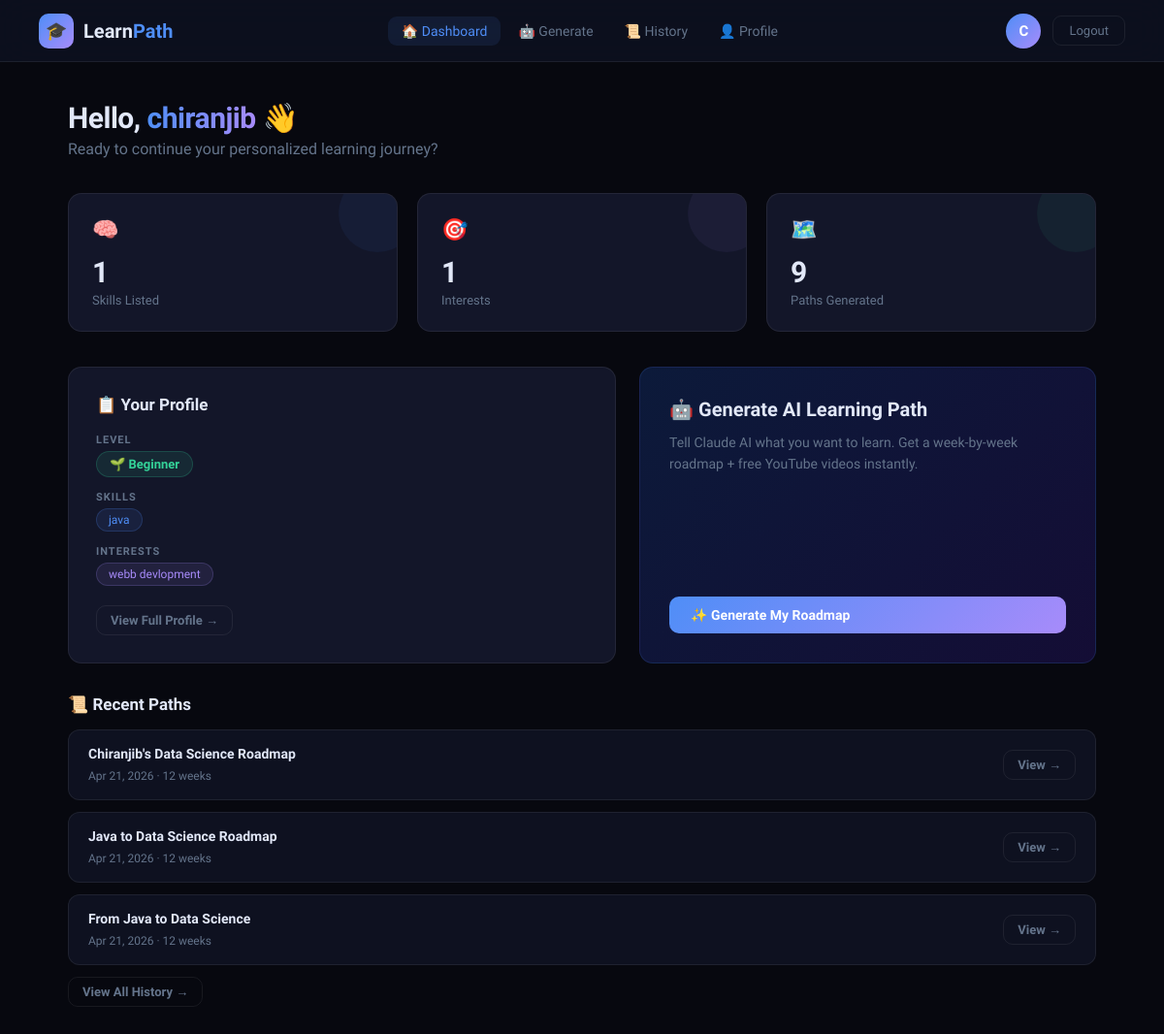
Before: /dashboard/ (signed in) with the older database file.
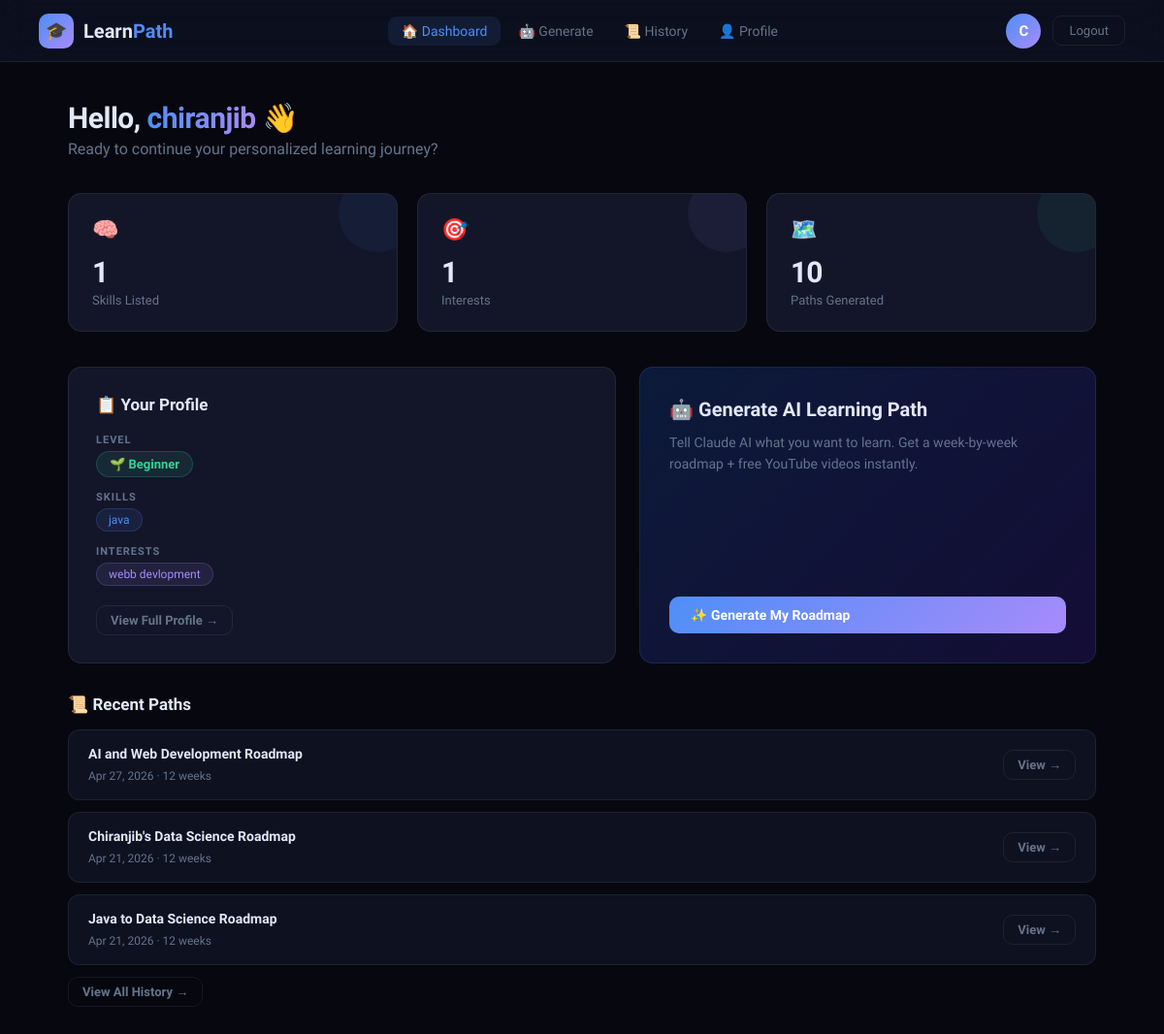
After: the same page with the newer database file.
### annonymous/models.py (models this page shows, shortened)
class StudentProfile(models.Model):
    LEVEL_CHOICES = [
        ('beginner',     'Beginner'),
        ('intermediate', 'Intermediate'),
        ('advanced',     'Advanced'),
    ]
    user             = models.OneToOneField(User, on_delete=models.CASCADE, related_name='profile')
    full_name        = models.CharField(max_length=100)
    bio              = models.TextField(blank=True)
    profile_picture  = models.ImageField(upload_to='profiles/', blank=True, null=True)
    skills           = models.TextField(help_text="Comma separated. e.g: Python, SQL")
    interests        = models.TextField(help_text="Comma separated. e.g: ML, Web Dev")
    learning_goals   = models.TextField()
    experience_level = models.CharField(max_length=20, choices=LEVEL_CHOICES, default='beginner')
    created_at       = models.DateTimeField(auto_now_add=True)
    updated_at       = models.DateTimeField(auto_now=True)
    def skills_list(self):
        return [s.strip() for s in self.skills.split(',') if s.strip()]
    def interests_list(self):
        return [i.strip() for i in self.interests.split(',') if i.strip()]

class LearningPath(models.Model):
    student          = models.ForeignKey(StudentProfile, on_delete=models.CASCADE, related_name='paths')
    title            = models.CharField(max_length=200)
    goal             = models.TextField()               # what student typed
    roadmap_json     = models.JSONField()               # AI generated JSON
    youtube_json     = models.JSONField(default=list)   # YouTube videos JSON
    created_at       = models.DateTimeField(auto_now_add=True)
    class Meta:
        ordering = ['-created_at']

### annonymous/views.py (the view)
# urls.py: path('dashboard/', views.dashboard_view, name='dashboard'),
@login_required
def dashboard_view(request):
    profile      = get_object_or_404(StudentProfile, user=request.user)
    recent_paths = LearningPath.objects.filter(student=profile)[:3]
    total_paths  = LearningPath.objects.filter(student=profile).count()
    return render(request, 'dashboard.html', {
        'profile':      profile,
        'recent_paths': recent_paths,
        'total_paths':  total_paths,
    })

### annonymous/templates/dashboard.html (shortened to what this page needs)
{% extends 'base.html' %}
{% block content %}
<div class="page animate">
  <div class="greeting">
    <h1>Hello, <span>{{ profile.full_name }}</span> 👋</h1>
    <p>Ready to continue your personalized learning journey?</p>
  </div>
  <div class="stats">
    <div class="stat s1">
      <div class="stat-icon">🧠</div>
      <div class="stat-val">{{ profile.skills_list|length }}</div>
      <div class="stat-label">Skills Listed</div>
    </div>
    <div class="stat s2">
      <div class="stat-icon">🎯</div>
      <div class="stat-val">{{ profile.interests_list|length }}</div>
      <div class="stat-label">Interests</div>
    </div>
    <div class="stat s3">
      <div class="stat-icon">🗺️</div>
      <div class="stat-val">{{ total_paths }}</div>
      <div class="stat-label">Paths Generated</div>
    </div>
  </div>
  <div class="grid2">
    <div class="card">
      <div class="card-title">📋 Your Profile</div>
      <div class="profile-row">
        <div class="lbl">Level</div>
        <span class="level-badge {{ profile.experience_level }}">
          {% if profile.experience_level == 'beginner' %}🌱{% elif profile.experience_level == 'intermediate' %}🚀{% else %}⚡{% endif %}
          {{ profile.get_experience_level_display }}
        </span>
      </div>
      <div class="profile-row">
        <div class="lbl">Skills</div>
        <div class="tags">
          {% for s in profile.skills_list %}<span class="tag tag-blue">{{ s }}</span>{% endfor %}
        </div>
      </div>
      <div class="profile-row">
        <div class="lbl">Interests</div>
        <div class="tags">
          {% for i in profile.interests_list %}<span class="tag tag-purple">{{ i }}</span>{% endfor %}
        </div>
      </div>
      <div style="margin-top:20px;">
        <a href="{% url 'profile' %}" class="btn btn-outline btn-sm">View Full Profile →</a>
      </div>
    </div>
    <div class="gen-card">
      <div>
        <h3>🤖 Generate AI Learning Path</h3>
        <p>Tell Claude AI what you want to learn. Get a week-by-week roadmap + free YouTube videos instantly.</p>
      </div>
      <a href="{% url 'generate' %}" class="btn btn-primary">✨ Generate My Roadmap</a>
    </div>
  </div>
  {% if recent_paths %}
  <div class="recent-title">📜 Recent Paths</div>
  {% for path in recent_paths %}
  <div class="path-item">
    <div class="path-item-left">
      <h4>{{ path.title }}</h4>
      <span>{{ path.created_at|date:"M d, Y" }} · {{ path.roadmap_json.total_weeks }} weeks</span>
    </div>
    <a href="{% url 'roadmap' path.id %}" class="btn btn-outline btn-sm">View →</a>
  </div>
  {% endfor %}
  <div style="margin-top:8px;">
    <a href="{% url 'history' %}" class="btn btn-outline btn-sm">View All History →</a>
  </div>
  {% endif %}
</div>
{% endblock %}

### annonymous/templates/base.html (shortened to what this page needs)
<!DOCTYPE html>
<html lang="en">
<head>
</head>
<body>
{% if user.is_authenticated %}
<nav class="navbar">
  <a href="{% url 'dashboard' %}" class="nav-brand">
    <div class="nav-logo">🎓</div>
    <span class="nav-title">Learn<span>Path</span></span>
  </a>
  <div class="nav-links">
    <a href="{% url 'dashboard' %}"     class="{% if request.resolver_match.url_name == 'dashboard' %}active{% endif %}">🏠 Dashboard</a>
    <a href="{% url 'generate' %}"      class="{% if request.resolver_match.url_name == 'generate'  %}active{% endif %}">🤖 Generate</a>
    <a href="{% url 'history' %}"       class="{% if request.resolver_match.url_name == 'history'   %}active{% endif %}">📜 History</a>
    <a href="{% url 'profile' %}"       class="{% if request.resolver_match.url_name == 'profile'   %}active{% endif %}">👤 Profile</a>
  </div>
  <div class="nav-right">
    {% if user.profile.profile_picture %}
      <img src="{{ user.profile.profile_picture.url }}" style="width:36px;height:36px;border-radius:50%;object-fit:cover;" />
    {% else %}
      <div class="nav-avatar">{{ user.profile.full_name|first|upper }}</div>
    {% endif %}
    <a href="{% url 'logout' %}" class="btn-logout">Logout</a>
  </div>
</nav>
{% endif %}
{% block content %}{% endblock %}
</body>
</html>

### annonymous/templates/base.html (style rules this page uses)
*, *::before, *::after { box-sizing: border-box; margin: 0; padding: 0; }
:root { --bg: #07080f; --surface: #0e1120; --card: #131629; --border: rgba(255,255,255,0.07); --accent: #4f8ef7; --accent2: #a78bfa; --green: #34d399; --yellow: #fbbf24; --red: #f87171; --text: #e2e8f8; --muted: #64748b; --radius: 14px; }
body { font-family: 'Satoshi', sans-serif; background: var(--bg); color: var(--text); min-height: 100vh; }
.navbar { display: flex; align-items: center; justify-content: space-between; padding: 0 40px; height: 64px; background: rgba(13,17,32,0.85); border-bottom: 1px solid var(--border); backdrop-filter: blur(16px); position: sticky; top: 0; z-index: 999; }
.nav-brand { display: flex; align-items: center; gap: 10px; text-decoration: none; }
.nav-logo { width: 36px; height: 36px; background: linear-gradient(135deg, var(--accent), var(--accent2)); border-radius: 10px; display: flex; align-items: center; justify-content: center; font-size: 18px; }
.nav-title { font-family: 'Clash Display', sans-serif; font-size: 20px; font-weight: 700; color: var(--text); }
.nav-title span { color: var(--accent); }
.nav-links { display: flex; align-items: center; gap: 4px; }
.nav-links a { padding: 7px 14px; border-radius: 9px; font-size: 14px; font-weight: 500; color: var(--muted); text-decoration: none; transition: color 0.2s, background 0.2s; }
.nav-links a.active { color: var(--accent); background: rgba(79,142,247,0.1); }
.nav-right { display: flex; align-items: center; gap: 12px; }
.nav-avatar { width: 36px; height: 36px; background: linear-gradient(135deg, var(--accent), var(--accent2)); border-radius: 50%; display: flex; align-items: center; justify-content: center; font-weight: 700; font-size: 15px; color: #fff; cursor: pointer; }
.btn-logout { padding: 7px 16px; border: 1px solid var(--border); border-radius: 9px; background: transparent; color: var(--muted); font-family: 'Satoshi', sans-serif; font-size: 13px; cursor: pointer; text-decoration: none; transition: all 0.2s; }
.page { padding: 40px; max-width: 1140px; margin: 0 auto; }
.card { background: var(--card); border: 1px solid var(--border); border-radius: var(--radius); padding: 28px; }
.btn { display: inline-flex; align-items: center; gap: 8px; padding: 11px 22px; border-radius: 10px; font-family: 'Satoshi', sans-serif; font-size: 14px; font-weight: 600; cursor: pointer; text-decoration: none; transition: all 0.2s; border: none; }
.btn-primary { background: linear-gradient(135deg, var(--accent), var(--accent2)); color: white; }
.btn-outline { background: transparent; border: 1px solid var(--border); color: var(--muted); }
.btn-sm { padding: 7px 14px; font-size: 13px; }
.tag { display: inline-block; padding: 4px 12px; border-radius: 20px; font-size: 12px; font-weight: 500; }
.tag-blue { background: rgba(79,142,247,0.1); border: 1px solid rgba(79,142,247,0.2); color: var(--accent); }
.tag-purple { background: rgba(167,139,250,0.1); border: 1px solid rgba(167,139,250,0.2); color: var(--accent2); }
.animate { animation: fadeUp 0.45s ease both; }

Changed rows visible on the page:
no longer on this page (row unchanged): LearningPath: title "From Java to Data Science", created_at "Apr 21, 2026", roadmap_json.total_weeks "12"
added LearningPath: title "AI and Web Development Roadmap", created_at "Apr 27, 2026", roadmap_json.total_weeks "12"
Other visible differences:
{{ total_paths }}: "9" → "10"
